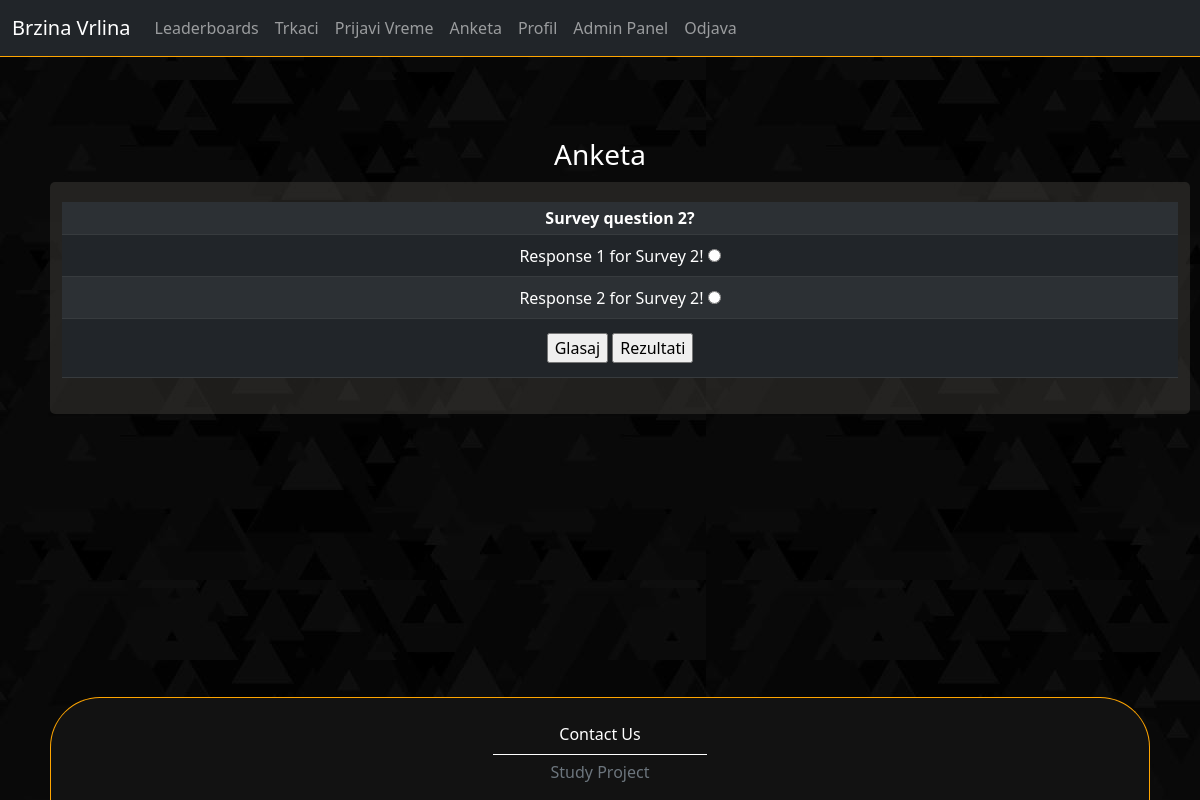
The page /anketa.php (signed in) on the database its author committed.
### tables this page shows
CREATE TABLE `meni` (
  `idMeni` int(11) NOT NULL,
  `nazivMeni` varchar(15) NOT NULL,
  `linkMeni` varchar(25) NOT NULL,
  `loggedMeni` int(11) NOT NULL
);

CREATE TABLE `ankete` (
  `idAnketa` int(11) NOT NULL,
  `pitanjeAnketa` varchar(50) NOT NULL,
  `aktivnaAnketa` int(1) NOT NULL
);

CREATE TABLE `odgovori` (
  `idOdgovor` int(11) NOT NULL,
  `idAnketa` int(11) NOT NULL,
  `odgovorAnketa` varchar(60) NOT NULL
);

CREATE TABLE `footer` (
  `idFooter` int(11) NOT NULL,
  `nazivFooter` varchar(50) NOT NULL,
  `linkFooter` varchar(50) NOT NULL
);

### anketa.php (the view, shortened to what this page needs)
<?php
    include("konekcija.php");
    include("fixed/head.php");
    include("fixed/header.php");
?>
<div class="container block-mg">
    <div class="row">
        <h3>Anketa</h3>
        <?php
            $pitanje = "SELECT idAnketa, pitanjeAnketa FROM ankete WHERE aktivnaAnketa=1";
            $rezPitanje = $konekcija->query($pitanje);
            $nizPitanje = $rezPitanje->fetchAll();
            if($nizPitanje){
                foreach($nizPitanje as $red){
                    $idTrenutneAnkete=$red->idAnketa;
                    echo "<form><table class=\"table table-dark table-striped table-sm\"><tr><th>".$red->pitanjeAnketa."</th></tr>";
                    $upit = "SELECT odgovorAnketa, idOdgovor FROM odgovori o, ankete a WHERE a.aktivnaAnketa = 1 AND a.idAnketa = o.idAnketa AND o.idAnketa = $idTrenutneAnkete";
                    $rezOdgovor = $konekcija->query($upit);
                    foreach($rezOdgovor as $red){
                        echo "<tr><td>$red->odgovorAnketa <input type='radio' name='odgovor$idTrenutneAnkete' id='odgovor' value=".$red->idOdgovor."></td></tr>";
                    }
                    echo "<tr><td><input type='button' class='glasaj' data-id='$idTrenutneAnkete' data-korisnik=".$_SESSION['idK']." value='Glasaj'> ";
                    echo "<input type='button' class='rezultati' data-id='$idTrenutneAnkete' value='Rezultati'></td></tr>";
                }
                echo "</table></form>";
            }else{
                echo "<p>Nema aktivne ankete trenutno!</p>";
            }
        ?>
    </div>
    <?php
        include "fixed/footer.php";
    ?>
</div>

### fixed/header.php (shortened to what this page needs)
<nav class="navbar navbar-expand-md navbar-dark fixed-top bg-dark">
  <div class="container-fluid">
    <a class="navbar-brand" href="index.php">Brzina Vrlina</a>
    <div class="navbar-collapse" id="navbarCollapse">
      <ul class="navbar-nav me-auto mb-2 mb-md-0">
        <?php
          $upitMeni = "SELECT * FROM meni";
          $rezMeni = $konekcija->query($upitMeni);
          if($rezMeni){
            $podMeni = $rezMeni->fetchAll();
            $ispisMeni = "";
            foreach($podMeni as $meni){
              $linkMeni = $meni->linkMeni;
              $nazivMeni = $meni->nazivMeni;
              $loggedMeni = $meni->loggedMeni;
              if($loggedMeni == 1){
                if(isset($_SESSION['roleK'])){
                  $ispisMeni .= "<li class=\"nav-item\"><a class=\"nav-link\" href=".$linkMeni.">".$nazivMeni."</a></li>";
                }
              }else{
                $ispisMeni .= "<li class=\"nav-item\"><a class=\"nav-link\" href=".$linkMeni.">".$nazivMeni."</a></li>";
              }
            }
            if(isset($_SESSION['roleK'])){
              $ispisMeni .= "<li class=\"nav-item\"><a class=\"nav-link\" href=\"profil.php\">Profil</a></li>";
              if($_SESSION['roleK'] == 1){
                $ispisMeni .= "<li class=\"nav-item\"><a class=\"nav-link\" href=\"admin.php\">Admin Panel</a></li>";
              }
              $ispisMeni .= "<li class=\"nav-item\"><a class=\"nav-link\" href=\"obrada/odjava.php\">Odjava</a></li>";
            }else{
              $ispisMeni .= "<li class=\"nav-item\"><a class=\"nav-link\" href=\"login.php\">Prijava</a></li>";
              $ispisMeni .= "<li class=\"nav-item\"><a class=\"nav-link\" href=\"register.php\">Registracija</a></li>";
            }
            echo $ispisMeni;
          }
        ?>
      </ul>
    </div>
  </div>
</nav>

### fixed/footer.php
<footer class="footer py-3">
  <div class="container">
      <?php
        $upitFooter = "SELECT * FROM footer";
        $rezFoot = $konekcija->query($upitFooter);
        if($rezFoot){
          $podFoot = $rezFoot->fetchAll();
          $ispisFoot = "";
          foreach($podFoot as $red){
            $linkFooter = $red->linkFooter;
            $nazivFooter = $red->nazivFooter;
            $ispisFoot .= "<a class=\"nav-link footlink\" href=".$linkFooter.">".$nazivFooter."</a>";
          }
          echo $ispisFoot;
        }
      ?>
    <span class="text-muted">Study Project</span>
  </div>
</footer>

### css/style.css (style rules this page uses)
body { padding-top: 8rem; }
body { background-image: url("bg.jpg"); background-repeat: repeat; }
nav { border-bottom: orange 1px solid; }
form { background: rgba(75, 73, 69, 0.384); padding: 20px; margin: 20px; border-radius: 5px; }
.block-mg { margin-bottom: 180px; }
input { margin-top: 10px!important; margin-bottom: 10px!important; }
.footer { position: fixed; bottom: 0; right: 50px; left: 50px; border-top-left-radius: 50px; border-top-right-radius: 50px; border:orange solid 1px; border-bottom:none; background-color: rgb(18, 18, 18)!important; }
.footlink { width: 20%; margin: 0 auto; border-bottom: white solid 1px; margin-bottom: 5px; color:white; }
h2, h3, h4 { margin-top: 10px!important; margin-bottom: 10px!important; }

### rows shown on the page
meni: nazivMeni "Leaderboards"
meni: nazivMeni "Trkaci"
meni: nazivMeni "Prijavi Vreme"
meni: nazivMeni "Anketa"
ankete: pitanjeAnketa "Survey question 2?"
odgovori: odgovorAnketa "Response 1 for Survey 2!"
odgovori: odgovorAnketa "Response 2 for Survey 2!"
footer: nazivFooter "Contact Us"
